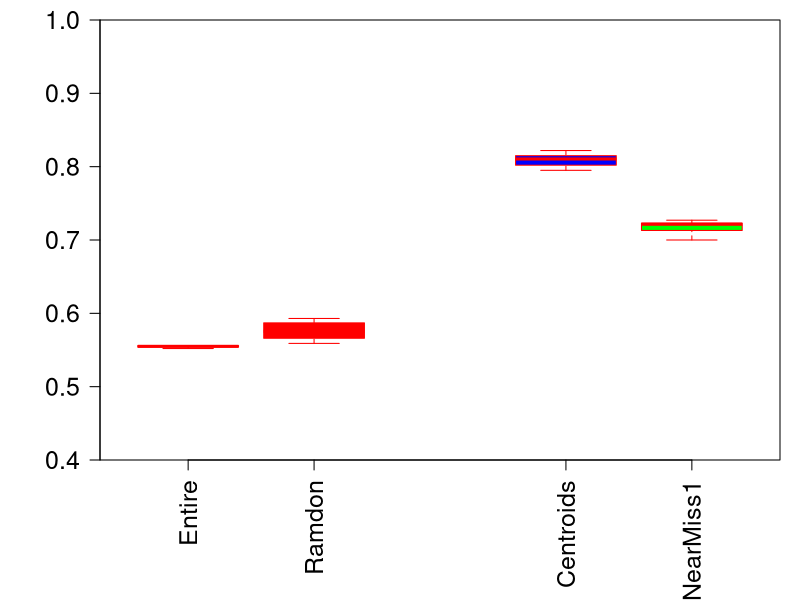
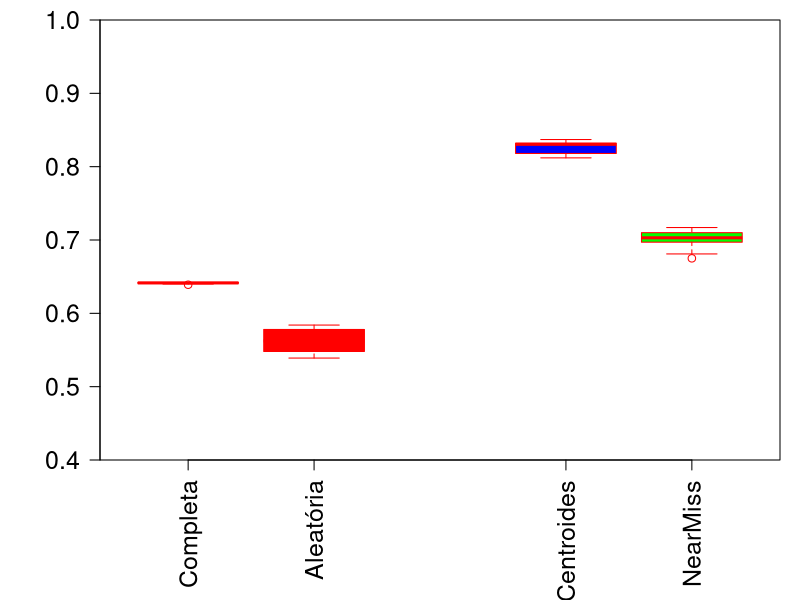
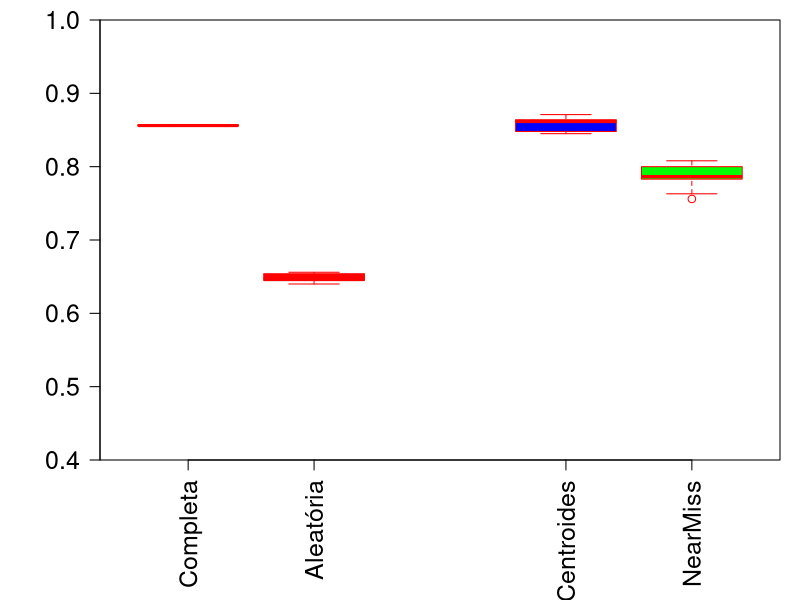
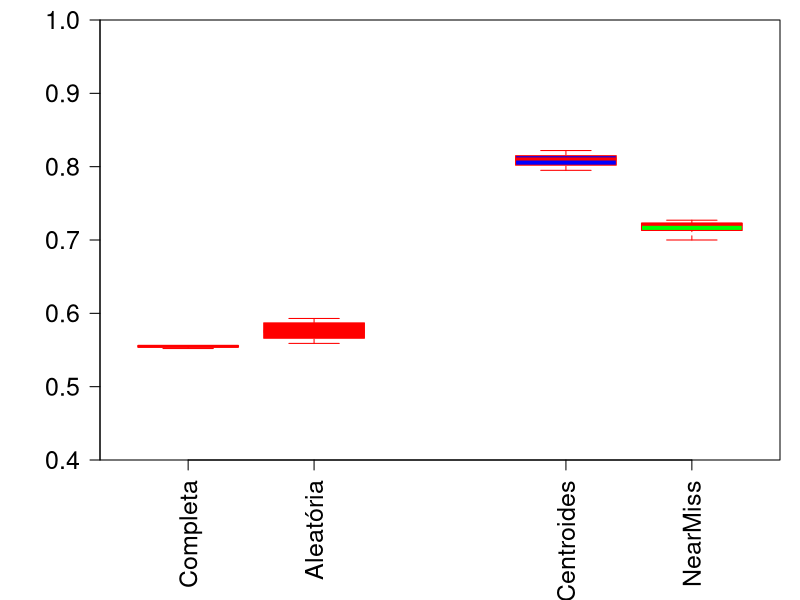

Source code (R) for these figures, in order:

#Results CIC2017 NC All
accAllNC <- c(0.555665807128742,0.554108454543268,0.555585888490160,0.555208219879513,0.554696174796914,0.555187709786426,0.551973990372986,0.556261307072870,0.554536337519749,0.552531299109296)
accAllNC = round(accAllNC, 3)

f1AllNC <- c(0.641339615707087,0.641619824384075,0.641282113340622,0.641630497814857,0.641597031751093,0.641028982694719,0.639276053082713,0.641710914735550,0.641825140673062,0.639813776539435)
f1AllNC = round(f1AllNC, 3)

precisionAllNC <- c(0.856176597415009,0.857321487932840,0.855837181662634,0.857342264509106,0.856222501574237,0.856483649112449,0.855880118900096,0.856401891680674,0.857017848852705,0.856339678736782)
precisionAllNC = round(precisionAllNC, 3)

recallAllNC  <- c(0.555665807128742,0.554108454543268,0.555585888490160,0.555208219879513,0.554696174796914,0.555187709786426,0.551973990372986,0.556261307072870,0.554536337519749,0.552531299109296)
recallAllNC = round(recallAllNC, 3)


#Results CIC2017 NC Random
accRandomNC <- c(0.574125386888376,0.580949520755047,0.575016545999333,0.593050308901901,0.564775160339241,0.565674360075249,0.576486835641017,0.559255544052179,0.587187588889993,0.590355038431075)
accRandomNC = round(accRandomNC, 3)

f1RandomNC <- c(0.557721388213063,0.567461411898300,0.561756225952419,0.583397086487403,0.547525158532846,0.545469613145473,0.562694494112667,0.538714181451712,0.577931995286097,0.584030828023754)
f1RandomNC = round(f1RandomNC, 3)

precisionRandomNC <- c(0.645623091689242,0.649741179272345,0.644785238889759,0.654306897587094,0.643400796848917,0.646497625286136,0.646167837012041,0.639660714000558,0.655410315180630,0.656392204450456)
precisionRandomNC = round(precisionRandomNC, 3)

recallRandomNC  <- c(0.574125386888376,0.580949520755047,0.575016545999333,0.593050308901901,0.564775160339241,0.565674360075249,0.576486835641017,0.559255544052179,0.587187588889993,0.590355038431075)
recallRandomNC = round(recallRandomNC, 3)
#Results CIC2017 SVM Random
accRandomSVM <- c(0.888704542120002,0.889487470051393,0.887912401658702,0.890217432663427,0.887877862287341,0.888519173345123,0.843818617630711,0.843042599355251,0.890139140502618,0.889215745106379)
accRandomSVM = round(accRandomSVM, 3)

f1RandomSVM <- c(0.875271364708018,0.876101797549643,0.874577846566289,0.876848784733049,0.874550974070865,0.875199852406643,0.830598474616368,0.829959055965587,0.876750268784910,0.875861147337085)
f1RandomSVM = round(f1RandomSVM, 3)

precisionRandomSVM <- c(0.871609707597305,0.872538318039665,0.871267462988490,0.873211072025304,0.870845470052873,0.871465820622073,0.828105940031282,0.827671790192630,0.872996775654953,0.872200549973611)
precisionRandomSVM = round(precisionRandomSVM, 3)

recallRandomSVM  <- c(0.888704542120002,0.889487470051393,0.887912401658702,0.890217432663427,0.887877862287341,0.888519173345123,0.843818617630711,0.843042599355251,0.890139140502618,0.889215745106379)
recallRandomSVM = round(recallRandomSVM, 3)


#Results CIC2017 SVM Cluster Centroids
accClusterCentroidsSVM <- c(0.934591383240840,0.942799903284860,0.943491376332696,0.934233705226071,0.933819973749050,0.934751822044143,0.943272618417113,0.934521547902778,0.945183871784834,0.932230320196193)
accClusterCentroidsSVM = round(accClusterCentroidsSVM, 3)

f1ClusterCentroidsSVM <- c(0.924258974167373,0.934362698128778,0.935300309398156,0.923669458650716,0.923486917688711,0.924336266032132,0.934695468306700,0.924285416937533,0.936954639459301,0.921667067515571)
f1ClusterCentroidsSVM = round(f1ClusterCentroidsSVM, 3)

precisioSVMlusterCentroidsSVM <-c(0.928976508930575,0.937664819807368,0.938284668328835,0.928871964674343,0.928635851968210,0.929552093711860,0.937526930210774,0.929744091410251,0.939406459963136,0.927114703535917)
precisioSVMlusterCentroidsSVM = round(precisioSVMlusterCentroidsSVM, 3)

recallClusterCentroidsSVM  <- c(0.934591383240840,0.942799903284860,0.943491376332696,0.934233705226071,0.933819973749050,0.934751822044143,0.943272618417113,0.934521547902778,0.945183871784834,0.932230320196193)
recallClusterCentroidsSVM = round(recallClusterCentroidsSVM, 3)

#Results CIC2017 SVM Cluster Centroids
accNearMissSVM <- c(0.93376240588,0.93393434884,0.93490224975,0.93065294233,0.93131001451,0.93451003420,0.93363575656,0.93135527846,0.93401570452,0.93186188157)
accNearMissSVM = round(accNearMissSVM, 3)

f1NearMissSVM <-c(0.92796220154,0.92798339956,0.92916825031,0.92541352799,0.92616350886,0.92869094431,0.92756267973,0.92632597535,0.92891819022,0.92575666723)
f1NearMissSVM = round(f1NearMissSVM, 3)


#Results CIC2017 NC Cluster Centroids
accClusterCentroidsNC <- c(0.800274023073203,0.810081401908972,0.822126787482441,0.794664548144566,0.801805328482280,0.811037039595638,0.813572201625716,0.814848076635234,0.806433785433025,0.821180615522779)
accClusterCentroidsNC = round(accClusterCentroidsNC, 3)

f1ClusterCentroidsNC <- c(0.814857758628212,0.830877879394844,0.836979095743312,0.812199336617515,0.817683298513094,0.831419759376160,0.830281813025544,0.831850659734173,0.825096178078521,0.835669945498532)
f1ClusterCentroidsNC = round(f1ClusterCentroidsNC, 3)

precisionClusterCentroidsNC <-c(0.845207486045342,0.866670216103681,0.863815610787319,0.844546804935884,0.848107298562429,0.871286747385543,0.860734711626694,0.861693979909943,0.859250100793312,0.862760821804407)
precisionClusterCentroidsNC = round(precisionClusterCentroidsNC, 3)

recallClusterCentroidsNC  <- c(0.800274023073203,0.810081401908972,0.822126787482441,0.794664548144566,0.801805328482280,0.811037039595638,0.813572201625716,0.814848076635234,0.806433785433025,0.821180615522779)
recallClusterCentroidsNC = round(recallClusterCentroidsNC, 3)

#Results CIC2017 NC Cluster Centroids
accNearMissNC <- c(0.722695558062956,0.72669913532060,0.69973749050130,0.72645734747217,0.70060100858913,0.71319355692952,0.72004743592696,0.72287658457394,0.72316761461763,0.72040113755426)
accNearMissNC = round(accNearMissNC, 3)

f1NearMissNC <-c(0.702002927866794,0.71269847520773,0.67524341359589,0.71692520104078,0.68105653766488,0.69677511546111,0.71035826440119,0.70355842857716,0.70751580253316,0.70057888926740)
f1NearMissNC = round(f1NearMissNC, 3)

precisionNearMissNC <- c(0.785248405537195,0.79991774350464,0.75611880964865,0.80684149611603,0.76281168493033,0.78257885443608,0.80809510607596,0.78577425829051,0.79473435836896,0.78687614593496)
precisionNearMissNC = round(precisionNearMissNC, 3)

recallNearMissNC  <-c(0.722695558062956,0.72669913532060,0.69973749050130,0.72645734747217,0.70060100858913,0.71319355692952,0.72004743592696,0.72287658457394,0.72316761461763,0.72040113755426)
recallNearMissNC = round(recallNearMissNC, 3)


# Computando os testes
#wilcox.test(accRandomNC, accClusterCentroidsNC, paired = TRUE,alternative = "l")
#wilcoxonTestNCAccRC = wilcox.test(accRandomNC, accClusterCentroidsNC, paired = TRUE,alternative = "l")
#print(wilcoxonTestNCAccRC$p.value)

#wilcox.test(precisionRandomNC, precisionClusterCentroidsNC, paired = TRUE,alternative = "l")
#wilcoxonTestNCPrecisionRC = wilcox.test(precisionRandomNC, precisionClusterCentroidsNC, paired = TRUE,alternative = "l")
#print(wilcoxonTestNCPrecisionRC$p.value)

#wilcox.test(f1RandomNC, f1ClusterCentroidsNC, paired = TRUE,alternative = "l")
#wilcoxonTestNCF1RC = wilcox.test(f1RandomNC, f1ClusterCentroidsNC, paired = TRUE,alternative = "l")
#print(wilcoxonTestNCF1RC$p.value)

#wilcox.test(recallRandomNC, recallClusterCentroidsNC, paired = TRUE,alternative = "l")
#wilcoxonTestNCRecallRC = wilcox.test(recallRandomNC, recallClusterCentroidsNC, paired = TRUE,alternative = "l")
#print(wilcoxonTestNCRecallRC$p.value)

#wilcox.test(accNearMissNC, accClusterCentroidsNC, paired = TRUE,alternative = "l")
#wilcoxonTestNCAccNC = wilcox.test(accNearMissNC, accClusterCentroidsNC, paired = TRUE,alternative = "l")
#print(wilcoxonTestNCAccNC$p.value)

#wilcox.test(precisionNearMissNC, precisionClusterCentroidsNC, paired = TRUE,alternative = "l")
#wilcoxonTestNCPrecisionNC = wilcox.test(precisionNearMissNC, precisionClusterCentroidsNC, paired = TRUE,alternative = "l")
#print(wilcoxonTestNCPrecisionNC$p.value)

#wilcox.test(f1NearMissNC, f1ClusterCentroidsNC, paired = TRUE,alternative = "l")
#wilcoxonTestNCF1NC = wilcox.test(f1NearMissNC, f1ClusterCentroidsNC, paired = TRUE,alternative = "l")
#print(wilcoxonTestNCF1NC$p.value)

#wilcox.test(recallNearMissNC, recallClusterCentroidsNC, paired = TRUE,alternative = "l")
#wilcoxonTestNCRecallNC = wilcox.test(recallNearMissNC, recallClusterCentroidsNC, paired = TRUE,alternative = "l")
#print(wilcoxonTestNCRecallNC$p.value)

################################
pdf(file="accNCCIC2017.pdf")
par(cex.lab=1.5) # is for y-axis

par(cex.axis=1.5) # is for x-axis
par(mgp=c(2,1,0))
par(mar=c(7,5,1,1)) 
boxplot(accAllNC, accRandomNC, accClusterCentroidsNC, accNearMissNC,
        main = "",
        at = c(1,2,4,5),
        names = c("Entire", "Ramdon", "Centroids", "NearMiss1"),
        las = 2,
        col = c("orange","red","blue","green"),
        border = "red",
        horizontal = FALSE,
        notch = FALSE,
        ylim = c(0.4,1 ), yaxs = "i" , cex.main=1.5,
        cex.lab=1.0,
        font.main=20,las=0)
dev.off()

pdf(file="f1NCCIC2017.pdf")
par(cex.lab=1.5) # is for y-axis

par(cex.axis=1.5) # is for x-axis
par(mgp=c(2,1,0))
par(mar=c(7,5,1,1))
boxplot(f1AllNC, f1RandomNC, f1ClusterCentroidsNC, f1NearMissNC,
        main = "",
        at = c(1,2,4,5),
        names = c("Completa", "Aleatória", "Centroides", "NearMiss"),
        las = 2,
        col = c("orange","red","blue","green"),
        border = "red",
        horizontal = FALSE,
        notch = FALSE,
        ylim = c(0.4,1 ), yaxs = "i" , cex.main=1.5,
        cex.lab=1.0,
        font.main=20,las=0)
dev.off()

pdf(file="precisionNCCIC2017.pdf")
par(cex.lab=1.5) # is for y-axis

par(cex.axis=1.5) # is for x-axis
par(mgp=c(2,1,0))
par(mar=c(7,5,1,1))
boxplot(precisionAllNC, precisionRandomNC, precisionClusterCentroidsNC, precisionNearMissNC,
        main = "",
        at = c(1,2,4,5),
        names = c("Completa", "Aleatória", "Centroides", "NearMiss"),
        las = 2,
        col = c("orange","red","blue","green"),
        border = "red",
        horizontal = FALSE,
        notch = FALSE,
        ylim = c(0.4,1 ), yaxs = "i" , cex.main=1.5,
        cex.lab=1.0,
        font.main=20,las=0)
dev.off()

pdf(file="recallNCCIC2017.pdf")
par(cex.lab=1.5) # is for y-axis

par(cex.axis=1.5) # is for x-axis
par(mgp=c(2,1,0))
par(mar=c(7,5,1,1))
boxplot(recallAllNC, recallRandomNC, recallClusterCentroidsNC, recallNearMissNC,
        main = "",
        at = c(1,2,4,5),
        names = c("Completa", "Aleatória", "Centroides", "NearMiss"),
        las = 2,
        col = c("orange","red","blue","green"),
        border = "red",
        horizontal = FALSE,
        notch = FALSE,
        ylim = c(0.4,1 ), yaxs = "i" , cex.main=1.5,
        cex.lab=1.0,
        font.main=20,las=0)
dev.off()
